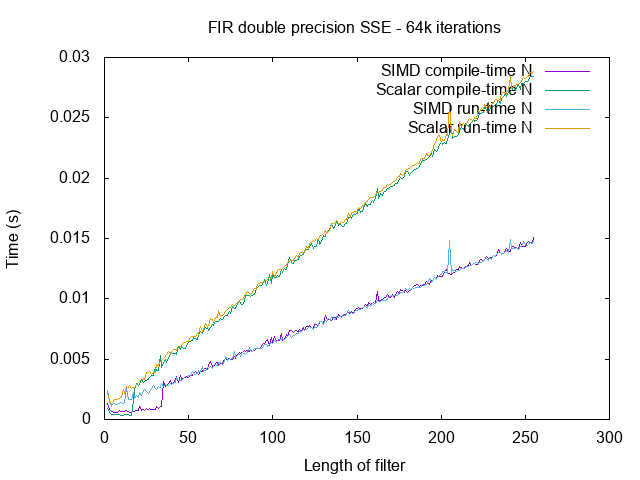

Write gnuplot code to recreate this figure.
set title "FIR double precision SSE - 64k iterations"

set xlabel "Length of filter"
set ylabel "Time (s)"

plot "fir-sse.dat" u 1:6 w lines t "SIMD compile-time N", \
     "" u 1:7 w lines t "Scalar compile-time N", \
     "" u 1:8 w lines t "SIMD run-time N", \
     "" u 1:9 w lines t "Scalar run-time N"
